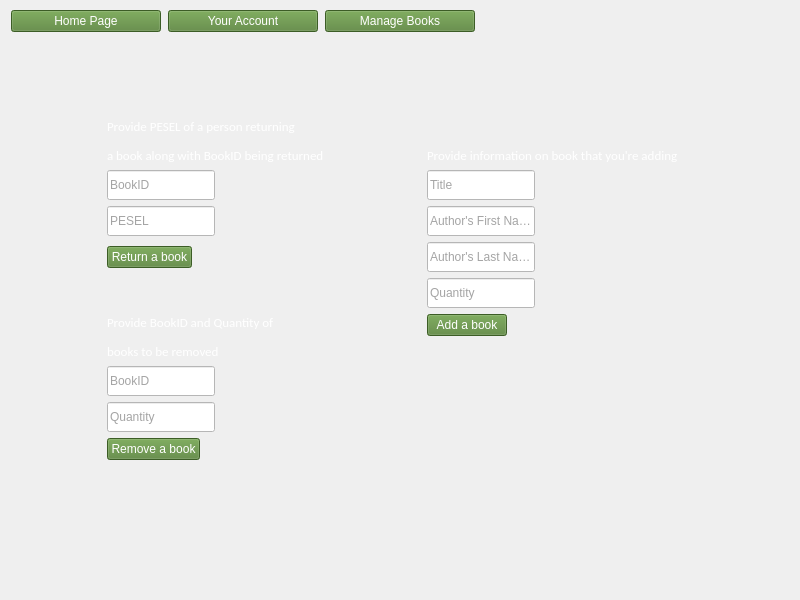
<?xml version="1.0" encoding="UTF-8"?>
<ui version="4.0">
 <class>manageBooksView</class>
 <widget class="QWidget" name="manageBooksView">
  <property name="geometry">
   <rect>
    <x>0</x>
    <y>0</y>
    <width>800</width>
    <height>600</height>
   </rect>
  </property>
  <property name="windowTitle">
   <string>Form</string>
  </property>
  <widget class="QWidget" name="layoutWidget">
   <property name="geometry">
    <rect>
     <x>10</x>
     <y>10</y>
     <width>767</width>
     <height>450</height>
    </rect>
   </property>
   <layout class="QVBoxLayout" name="verticalLayout">
    <item>
     <layout class="QHBoxLayout" name="horizontalLayout_7">
      <property name="sizeConstraint">
       <enum>QLayout::SetMaximumSize</enum>
      </property>
      <property name="rightMargin">
       <number>300</number>
      </property>
      <item>
       <widget class="QPushButton" name="pushButton_home_page">
        <property name="sizePolicy">
         <sizepolicy hsizetype="Minimum" vsizetype="Preferred">
          <horstretch>0</horstretch>
          <verstretch>0</verstretch>
         </sizepolicy>
        </property>
        <property name="minimumSize">
         <size>
          <width>150</width>
          <height>0</height>
         </size>
        </property>
        <property name="maximumSize">
         <size>
          <width>150</width>
          <height>30</height>
         </size>
        </property>
        <property name="styleSheet">
         <string notr="true">background-color: rgb(84, 130, 53);
color: rgb(255, 255, 255);</string>
        </property>
        <property name="text">
         <string>Home Page</string>
        </property>
       </widget>
      </item>
      <item>
       <widget class="QPushButton" name="pushButton_your_account">
        <property name="sizePolicy">
         <sizepolicy hsizetype="Minimum" vsizetype="Minimum">
          <horstretch>0</horstretch>
          <verstretch>0</verstretch>
         </sizepolicy>
        </property>
        <property name="minimumSize">
         <size>
          <width>150</width>
          <height>0</height>
         </size>
        </property>
        <property name="maximumSize">
         <size>
          <width>150</width>
          <height>30</height>
         </size>
        </property>
        <property name="styleSheet">
         <string notr="true">background-color: rgb(84, 130, 53);
color: rgb(255, 255, 255);</string>
        </property>
        <property name="text">
         <string>Your Account</string>
        </property>
       </widget>
      </item>
      <item>
       <widget class="QPushButton" name="pushButton_manage_books">
        <property name="sizePolicy">
         <sizepolicy hsizetype="Minimum" vsizetype="Preferred">
          <horstretch>0</horstretch>
          <verstretch>0</verstretch>
         </sizepolicy>
        </property>
        <property name="minimumSize">
         <size>
          <width>150</width>
          <height>0</height>
         </size>
        </property>
        <property name="maximumSize">
         <size>
          <width>150</width>
          <height>30</height>
         </size>
        </property>
        <property name="styleSheet">
         <string notr="true">background-color: rgb(84, 130, 53);
color: rgb(255, 255, 255);</string>
        </property>
        <property name="text">
         <string>Manage Books</string>
        </property>
       </widget>
      </item>
     </layout>
    </item>
    <item>
     <layout class="QGridLayout" name="gridLayout_3" columnstretch="0,0">
      <item row="2" column="1">
       <widget class="QLineEdit" name="lineEdit_book_title">
        <property name="sizePolicy">
         <sizepolicy hsizetype="Fixed" vsizetype="Fixed">
          <horstretch>0</horstretch>
          <verstretch>0</verstretch>
         </sizepolicy>
        </property>
        <property name="minimumSize">
         <size>
          <width>0</width>
          <height>30</height>
         </size>
        </property>
        <property name="styleSheet">
         <string notr="true">background-color: rgb(255, 255, 255);
color: rgb(74, 74, 74);</string>
        </property>
        <property name="placeholderText">
         <string>Title</string>
        </property>
       </widget>
      </item>
      <item row="1" column="1" alignment="Qt::AlignBottom">
       <widget class="QLabel" name="label_3">
        <property name="font">
         <font>
          <family>Calibri</family>
          <pointsize>8</pointsize>
          <weight>9</weight>
          <italic>false</italic>
          <bold>false</bold>
         </font>
        </property>
        <property name="styleSheet">
         <string notr="true">color: rgb(255, 255, 255);
font: 75 8pt &quot;Calibri&quot;;</string>
        </property>
        <property name="text">
         <string>&lt;html&gt;&lt;head/&gt;&lt;body&gt;&lt;p&gt;&lt;span style=&quot; font-size:10pt;&quot;&gt;Provide information on book that you're adding&lt;/span&gt;&lt;/p&gt;&lt;/body&gt;&lt;/html&gt;</string>
        </property>
       </widget>
      </item>
      <item row="7" column="0">
       <widget class="QLineEdit" name="lineEdit_book_id_rem">
        <property name="sizePolicy">
         <sizepolicy hsizetype="Fixed" vsizetype="Fixed">
          <horstretch>0</horstretch>
          <verstretch>0</verstretch>
         </sizepolicy>
        </property>
        <property name="minimumSize">
         <size>
          <width>0</width>
          <height>30</height>
         </size>
        </property>
        <property name="styleSheet">
         <string notr="true">background-color: rgb(255, 255, 255);
color: rgb(74, 74, 74);</string>
        </property>
        <property name="placeholderText">
         <string>BookID</string>
        </property>
       </widget>
      </item>
      <item row="6" column="0">
       <widget class="QLabel" name="label_2">
        <property name="sizePolicy">
         <sizepolicy hsizetype="Fixed" vsizetype="Preferred">
          <horstretch>0</horstretch>
          <verstretch>0</verstretch>
         </sizepolicy>
        </property>
        <property name="font">
         <font>
          <family>Calibri</family>
          <pointsize>8</pointsize>
          <weight>9</weight>
          <italic>false</italic>
          <bold>false</bold>
         </font>
        </property>
        <property name="styleSheet">
         <string notr="true">color: rgb(255, 255, 255);
font: 75 8pt &quot;Calibri&quot;;</string>
        </property>
        <property name="text">
         <string>&lt;html&gt;&lt;head/&gt;&lt;body&gt;&lt;p&gt;&lt;span style=&quot; font-size:10pt;&quot;&gt;Provide BookID and Quantity of &lt;/span&gt;&lt;/p&gt;&lt;p&gt;&lt;span style=&quot; font-size:10pt;&quot;&gt;books to be removed&lt;/span&gt;&lt;/p&gt;&lt;/body&gt;&lt;/html&gt;</string>
        </property>
        <property name="textFormat">
         <enum>Qt::AutoText</enum>
        </property>
        <property name="scaledContents">
         <bool>false</bool>
        </property>
       </widget>
      </item>
      <item row="2" column="0">
       <widget class="QLineEdit" name="lineEdit_book_id">
        <property name="sizePolicy">
         <sizepolicy hsizetype="Fixed" vsizetype="Fixed">
          <horstretch>0</horstretch>
          <verstretch>0</verstretch>
         </sizepolicy>
        </property>
        <property name="minimumSize">
         <size>
          <width>0</width>
          <height>30</height>
         </size>
        </property>
        <property name="styleSheet">
         <string notr="true">background-color: rgb(255, 255, 255);
color: rgb(74, 74, 74);</string>
        </property>
        <property name="placeholderText">
         <string>BookID</string>
        </property>
       </widget>
      </item>
      <item row="4" column="0">
       <widget class="QPushButton" name="pushButton_return_book">
        <property name="sizePolicy">
         <sizepolicy hsizetype="Fixed" vsizetype="Fixed">
          <horstretch>0</horstretch>
          <verstretch>0</verstretch>
         </sizepolicy>
        </property>
        <property name="styleSheet">
         <string notr="true">background-color: rgb(84, 130, 53);
color: rgb(255, 255, 255);</string>
        </property>
        <property name="text">
         <string>Return a book</string>
        </property>
       </widget>
      </item>
      <item row="3" column="1">
       <widget class="QLineEdit" name="lineEdit_author_first_name">
        <property name="sizePolicy">
         <sizepolicy hsizetype="Fixed" vsizetype="Fixed">
          <horstretch>0</horstretch>
          <verstretch>0</verstretch>
         </sizepolicy>
        </property>
        <property name="minimumSize">
         <size>
          <width>0</width>
          <height>30</height>
         </size>
        </property>
        <property name="styleSheet">
         <string notr="true">background-color: rgb(255, 255, 255);
color: rgb(74, 74, 74);</string>
        </property>
        <property name="placeholderText">
         <string>Author's First Name</string>
        </property>
       </widget>
      </item>
      <item row="4" column="1">
       <widget class="QLineEdit" name="lineEdit_author_last_name">
        <property name="sizePolicy">
         <sizepolicy hsizetype="Fixed" vsizetype="Fixed">
          <horstretch>0</horstretch>
          <verstretch>0</verstretch>
         </sizepolicy>
        </property>
        <property name="minimumSize">
         <size>
          <width>0</width>
          <height>30</height>
         </size>
        </property>
        <property name="styleSheet">
         <string notr="true">background-color: rgb(255, 255, 255);
color: rgb(74, 74, 74);</string>
        </property>
        <property name="placeholderText">
         <string>Author's Last Name</string>
        </property>
       </widget>
      </item>
      <item row="3" column="0">
       <widget class="QLineEdit" name="lineEdit_pesel_3">
        <property name="sizePolicy">
         <sizepolicy hsizetype="Fixed" vsizetype="Fixed">
          <horstretch>0</horstretch>
          <verstretch>0</verstretch>
         </sizepolicy>
        </property>
        <property name="minimumSize">
         <size>
          <width>0</width>
          <height>30</height>
         </size>
        </property>
        <property name="styleSheet">
         <string notr="true">background-color: rgb(255, 255, 255);
color: rgb(74, 74, 74);</string>
        </property>
        <property name="placeholderText">
         <string>PESEL</string>
        </property>
       </widget>
      </item>
      <item row="1" column="0">
       <widget class="QLabel" name="label">
        <property name="sizePolicy">
         <sizepolicy hsizetype="Fixed" vsizetype="Preferred">
          <horstretch>0</horstretch>
          <verstretch>0</verstretch>
         </sizepolicy>
        </property>
        <property name="font">
         <font>
          <family>Calibri</family>
          <pointsize>8</pointsize>
          <weight>9</weight>
          <italic>false</italic>
          <bold>false</bold>
         </font>
        </property>
        <property name="styleSheet">
         <string notr="true">color: rgb(255, 255, 255);
font: 75 8pt &quot;Calibri&quot;;</string>
        </property>
        <property name="text">
         <string>&lt;html&gt;&lt;head/&gt;&lt;body&gt;&lt;p&gt;&lt;span style=&quot; font-size:10pt;&quot;&gt;Provide PESEL of a person returning &lt;/span&gt;&lt;/p&gt;&lt;p&gt;&lt;span style=&quot; font-size:10pt;&quot;&gt;a book along with BookID being returned&lt;/span&gt;&lt;/p&gt;&lt;/body&gt;&lt;/html&gt;</string>
        </property>
       </widget>
      </item>
      <item row="8" column="0">
       <widget class="QLineEdit" name="lineEdit_quantity">
        <property name="sizePolicy">
         <sizepolicy hsizetype="Fixed" vsizetype="Fixed">
          <horstretch>0</horstretch>
          <verstretch>0</verstretch>
         </sizepolicy>
        </property>
        <property name="minimumSize">
         <size>
          <width>0</width>
          <height>30</height>
         </size>
        </property>
        <property name="styleSheet">
         <string notr="true">background-color: rgb(255, 255, 255);
color: rgb(74, 74, 74);</string>
        </property>
        <property name="placeholderText">
         <string>Quantity</string>
        </property>
       </widget>
      </item>
      <item row="6" column="1" alignment="Qt::AlignTop">
       <widget class="QPushButton" name="pushButton_add_book">
        <property name="sizePolicy">
         <sizepolicy hsizetype="Fixed" vsizetype="Fixed">
          <horstretch>0</horstretch>
          <verstretch>0</verstretch>
         </sizepolicy>
        </property>
        <property name="styleSheet">
         <string notr="true">background-color: rgb(84, 130, 53);
color: rgb(255, 255, 255);</string>
        </property>
        <property name="text">
         <string>Add a book</string>
        </property>
       </widget>
      </item>
      <item row="5" column="1">
       <widget class="QLineEdit" name="lineEdit_quantity_add">
        <property name="sizePolicy">
         <sizepolicy hsizetype="Fixed" vsizetype="Fixed">
          <horstretch>0</horstretch>
          <verstretch>0</verstretch>
         </sizepolicy>
        </property>
        <property name="minimumSize">
         <size>
          <width>0</width>
          <height>30</height>
         </size>
        </property>
        <property name="styleSheet">
         <string notr="true">background-color: rgb(255, 255, 255);
color: rgb(74, 74, 74);</string>
        </property>
        <property name="placeholderText">
         <string>Quantity</string>
        </property>
       </widget>
      </item>
      <item row="9" column="0">
       <widget class="QPushButton" name="pushButton_remove_book">
        <property name="sizePolicy">
         <sizepolicy hsizetype="Fixed" vsizetype="Fixed">
          <horstretch>0</horstretch>
          <verstretch>0</verstretch>
         </sizepolicy>
        </property>
        <property name="styleSheet">
         <string notr="true">background-color: rgb(84, 130, 53);
color: rgb(255, 255, 255);</string>
        </property>
        <property name="text">
         <string>Remove a book</string>
        </property>
       </widget>
      </item>
      <item row="0" column="0">
       <spacer name="verticalSpacer">
        <property name="orientation">
         <enum>Qt::Vertical</enum>
        </property>
        <property name="sizeHint" stdset="0">
         <size>
          <width>20</width>
          <height>40</height>
         </size>
        </property>
       </spacer>
      </item>
     </layout>
    </item>
   </layout>
  </widget>
 </widget>
 <resources/>
 <connections/>
</ui>
